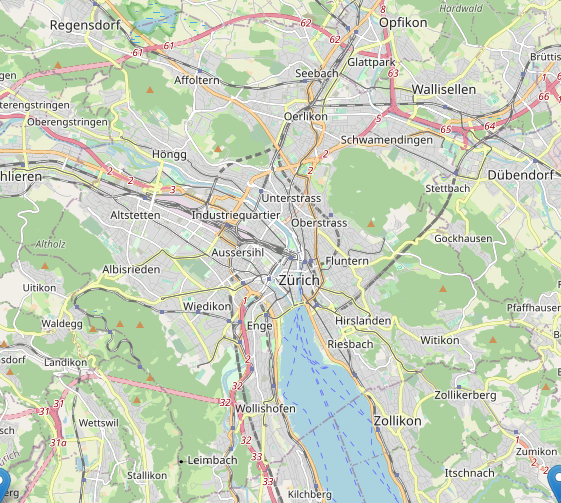
#> input picture analisi_celle/map-561x503.png, 561 x 503 px
$ python data_analysis.py
#> lines starting #> are read from the running program, lines starting #| are printed output that depends on the picture
import pandas as pd
import numpy as np
import os
import sys
from tqdm import tqdm
import pickle
import matplotlib.pyplot as plt
import matplotlib
import cv2
import seaborn as sns

DATA_DIR = "cells_samples_csv/"

if len(sys.argv) > 1 and sys.argv[1] == '-u':
	UPDATE = True
else:
	UPDATE = False

no_data_cell = {
			'count': 			0,
			'num_particles': 	0,
			'temperature': 		0,
			'atm_pressure': 	0,
			'humidity': 		0,
			'wind_direction': 	0,
			'wind_speed': 		0
			}

if UPDATE:

	files = os.listdir(DATA_DIR)
	df = pd.DataFrame()

	for i in tqdm(range(130 * 144)):
		csv = DATA_DIR + str(i) + '.csv'
		# se file della cella esiste la cella è informata
		if os.path.exists(csv):
			curr = pd.read_csv(csv)
			curr = curr.drop(["time","id"], axis=1)

			new = {}

			new["id_cell"] = i
			new["count"] = curr.shape[0]

			for col in curr.columns:

				new[col] = curr[col].mean()

			df = df.append(new, ignore_index=True)
		else:
			# se non esiste, carico una cella con 0 misurazioni e NaN nel resto
			no_data_cell['id_cell'] = i
			df = df.append(no_data_cell, ignore_index=True)

	pickle.dump(df, open("data_mean.pkl", "wb"))
	df.to_csv('data_mean.csv', index=False)
else:
	df = pickle.load(open("data_mean.pkl", "rb"))
#> (reads analisi_celle/data_mean.pkl from the repository)


def plot(df):

	plt.plot(df["count"])
	plt.xticks(range(1, len(df["id_cell"]), 100), df["id_cell"], rotation=90)
	plt.grid(True)
	plt.title("Numero misurazioni per cella")
	plt.show()

	plt.plot(df["temperature"].rolling(100).mean())
	plt.xticks(range(1, len(df["id_cell"]), 100), df["id_cell"], rotation=90)
	plt.grid(True)
	plt.title("temperatura media per cella")
	plt.show()

	plt.plot(df["num_particles"])
	plt.plot([df["num_particles"].mean() for i in range(len(df["num_particles"]))])
	plt.plot([np.std(df["num_particles"]) for i in range(len(df["num_particles"]))])
	plt.xticks(range(1, len(df["id_cell"]), 100), df["id_cell"], rotation=90)
	plt.grid(True)
	plt.legend(["numero particelle", "media", "std"])
	plt.title("Particelle per cella")
	plt.show()

	plt.pcolor(df)
	plt.xticks(np.arange(1, len(df.columns), 1), df.columns)
	plt.title("Heatmap DF")
	plt.show()

def heat_map(df, feature, title, alpha):

#> called with feature = 'count', title = 'Numero di rilevazioni per cella', alpha = 0.7
	data = np.array(df[feature])

	heat_map = data.reshape(-1, 144)
	# read image
	map_img = plt.imread('map-561x503.png')
#> map_img is the input picture: shape (503, 561, 4) float32; mean R, G, B, A 0.784, 0.824, 0.743, 1

	hmax = sns.heatmap(heat_map,
			cmap = matplotlib.cm.winter,
			alpha = alpha, # whole heatmap is translucent
			zorder = 2,
        )
	hmax.imshow(map_img,
          aspect = hmax.get_aspect(),
          extent = hmax.get_xlim() + hmax.get_ylim(),
          zorder = 1) #put the map under the heatmap

	plt.title(title)
	plt.savefig(f"imgs/{feature}_heatmap.png")
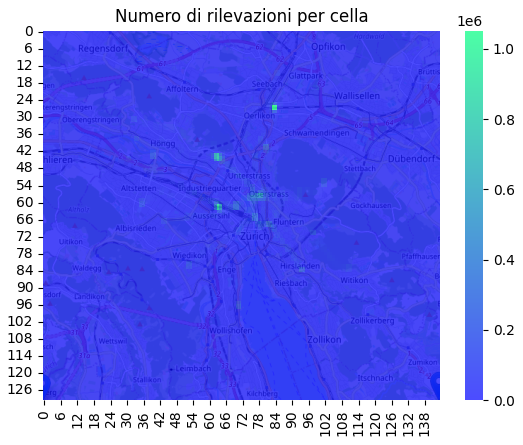
#> figure drawn by matplotlib, 2 panels
	plt.show()
df = df.set_index(["id_cell"])
df = df.sort_index()

heat_map(df, 'count', 'Numero di rilevazioni per cella', 0.7)

heat_map(df, 'num_particles', 'Numero medio di particelle per cella', 0.5)
#> call 2 of heat_map, with feature = 'num_particles', title = 'Numero medio di particelle per cella', alpha = 0.5
#> in heat_map (call 2), `plt.savefig(f"imgs/{feature}_heatmap.png")`:
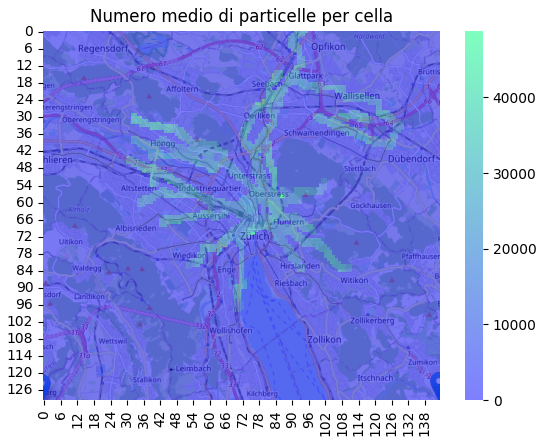
#> figure drawn by matplotlib, 2 panels
